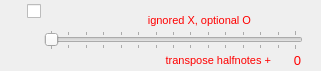
   <widget class="QFrame" name="frame_oktave_2">
    <property name="geometry">
     <rect>
      <x>15</x>
      <y>270</y>
      <width>321</width>
      <height>71</height>
     </rect>
    </property>
    <property name="palette">
     <palette>
      <active>
       <colorrole role="WindowText">
        <brush brushstyle="SolidPattern">
         <color alpha="255">
          <red>255</red>
          <green>0</green>
          <blue>0</blue>
         </color>
        </brush>
       </colorrole>
      </active>
      <inactive>
       <colorrole role="WindowText">
        <brush brushstyle="SolidPattern">
         <color alpha="255">
          <red>255</red>
          <green>0</green>
          <blue>0</blue>
         </color>
        </brush>
       </colorrole>
      </inactive>
      <disabled>
       <colorrole role="WindowText">
        <brush brushstyle="SolidPattern">
         <color alpha="255">
          <red>255</red>
          <green>170</green>
          <blue>0</blue>
         </color>
        </brush>
       </colorrole>
      </disabled>
     </palette>
    </property>
    <widget class="QLabel" name="label_203">
     <property name="geometry">
      <rect>
       <x>260</x>
       <y>50</y>
       <width>41</width>
       <height>21</height>
      </rect>
     </property>
     <property name="font">
      <font>
       <pointsize>10</pointsize>
      </font>
     </property>
     <property name="text">
      <string>0</string>
     </property>
     <property name="alignment">
      <set>Qt::AlignRight|Qt::AlignTrailing|Qt::AlignVCenter</set>
     </property>
    </widget>
    <widget class="QSlider" name="hS_transpose_2">
     <property name="geometry">
      <rect>
       <x>44</x>
       <y>30</y>
       <width>259</width>
       <height>20</height>
      </rect>
     </property>
     <property name="maximum">
      <number>14</number>
     </property>
     <property name="singleStep">
      <number>3</number>
     </property>
     <property name="pageStep">
      <number>6</number>
     </property>
     <property name="orientation">
      <enum>Qt::Horizontal</enum>
     </property>
     <property name="tickPosition">
      <enum>QSlider::TicksBothSides</enum>
     </property>
     <property name="tickInterval">
      <number>1</number>
     </property>
    </widget>
    <widget class="QLabel" name="label_204">
     <property name="geometry">
      <rect>
       <x>60</x>
       <y>10</y>
       <width>191</width>
       <height>20</height>
      </rect>
     </property>
     <property name="font">
      <font>
       <pointsize>8</pointsize>
       <weight>50</weight>
       <bold>false</bold>
      </font>
     </property>
     <property name="text">
      <string>ignored X, optional O</string>
     </property>
     <property name="alignment">
      <set>Qt::AlignRight|Qt::AlignTrailing|Qt::AlignVCenter</set>
     </property>
    </widget>
    <widget class="QCheckBox" name="cB_fromO_2">
     <property name="geometry">
      <rect>
       <x>27</x>
       <y>0</y>
       <width>16</width>
       <height>22</height>
      </rect>
     </property>
    </widget>
    <widget class="QLabel" name="label_205">
     <property name="geometry">
      <rect>
       <x>130</x>
       <y>50</y>
       <width>141</width>
       <height>21</height>
      </rect>
     </property>
     <property name="font">
      <font>
       <pointsize>8</pointsize>
      </font>
     </property>
     <property name="text">
      <string>transpose halfnotes +</string>
     </property>
     <property name="alignment">
      <set>Qt::AlignRight|Qt::AlignTrailing|Qt::AlignVCenter</set>
     </property>
    </widget>
   </widget>
